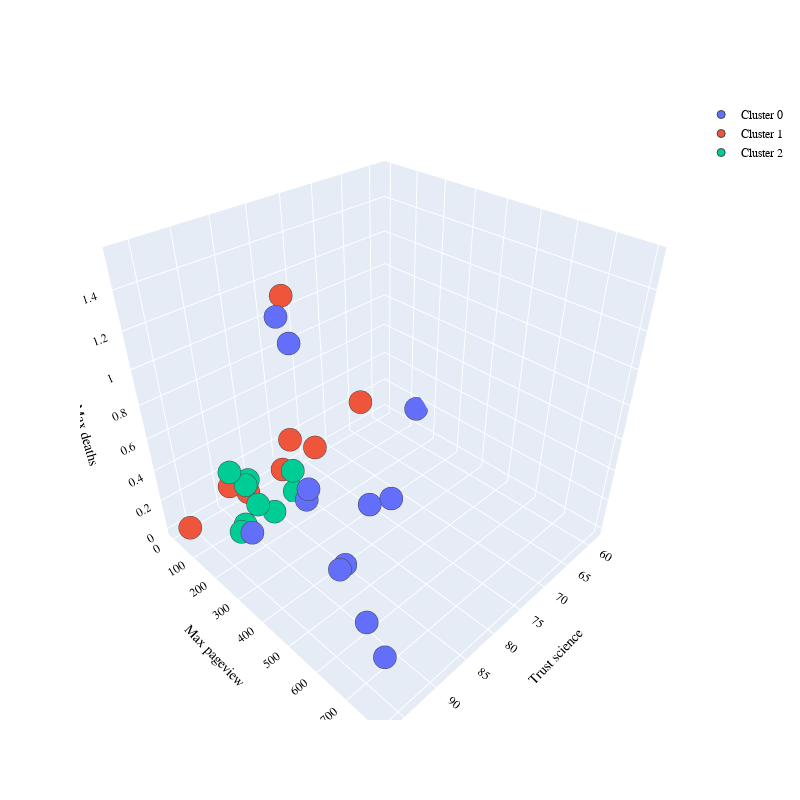

The notebook cell this image was saved under:
### Code cell
PLOT = go.Figure()

for C in list(df_clustering_MP_MD_S.cluster.unique()):
    
    PLOT.add_trace(go.Scatter3d(x = df_clustering_MP_MD_S[df_clustering_MP_MD_S.cluster == C]["Trust science"],
                                y = df_clustering_MP_MD_S[df_clustering_MP_MD_S.cluster == C]['Max pageview'],
                                z = df_clustering_MP_MD_S[df_clustering_MP_MD_S.cluster == C]['Max deaths'],
                                mode = 'markers', marker_size = 8, marker_line_width = 1,
                                name = 'Cluster ' + str(C)))
PLOT.update_layout(width = 800, height = 800, autosize = True, showlegend = True,
                   scene = dict(xaxis=dict(title = 'Trust science', titlefont_color = 'black'),
                                yaxis=dict(title = 'Max pageview', titlefont_color = 'black'),
                                zaxis=dict(title = 'Max deaths', titlefont_color = 'black')),
                   font = dict(family = "Gilroy", color  = 'black', size = 12))

### Figure 1 — Plotly figure (JSON) as saved in the notebook; plotly's stock layout.template omitted (floating-point values rounded to 4 significant figures)
{"data": [{"marker": {"line": {"width": 1}, "size": 8}, "mode": "markers", "name": "Cluster 0", "type": "scatter3d", "x": [93.4, 75.9, 83, 94.1, 89.2, 83.6, 58.4, 96.7, 93.6, 90.3, 87.2, 79.5], "y": [440.2, 388.0, 216.7, 684.9, 484.5, 221.5, 142.2, 793.5, 261.7, 386.9, 457.2, 381.0], "z": [1.546, 0.161, 0.1963, 0.3074, 0.1736, 0.1431, 0.1506, 0.3788, 0.2359, 1.342, 0.1055, 0.2025]}, {"marker": {"line": {"width": 1}, "size": 8}, "mode": "markers", "name": "Cluster 1", "type": "scatter3d", "x": [95.9, 64.7, 73.5, 79.2, 80.4, 77.8, 88.5, 86.1], "y": [26.2, 22.9, 7.975, 44.63, 28.26, 21.97, 1.562, 14.45], "z": [0.01786, 0.2114, 0.03886, 0.2609, 0.05372, 1.12, 0.09436, 0.007163]}, {"marker": {"line": {"width": 1}, "size": 8}, "mode": "markers", "name": "Cluster 2", "type": "scatter3d", "x": [89.5, 89.9, 92.3, 88.9, 81.3, 81.9, 91.1, 86.2, 90.4], "y": [169.9, 135.0, 164.1, 115.8, 104.5, 121.3, 105.8, 140.6, 124.1], "z": [0.1976, 0.2974, 0.07328, 0.2854, 0.003082, 0.1875, 0.3773, 0.02297, 0.02122]}], "layout": {"autosize": true, "font": {"color": "black", "family": "Gilroy", "size": 12}, "height": 800, "scene": {"xaxis": {"title": {"font": {"color": "black"}, "text": "Trust science"}}, "yaxis": {"title": {"font": {"color": "black"}, "text": "Max pageview"}}, "zaxis": {"title": {"font": {"color": "black"}, "text": "Max deaths"}}}, "showlegend": true, "width": 800}}
